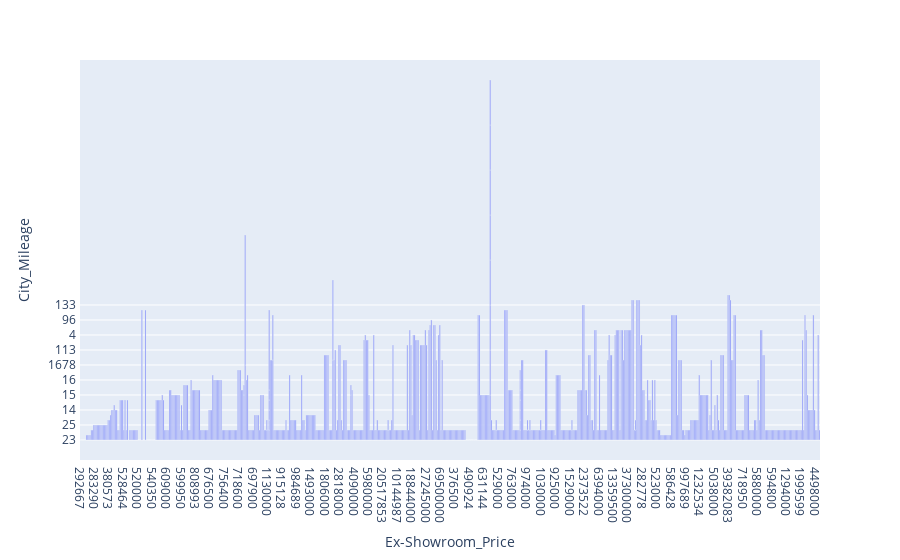

Notebook code cell kept with this figure:
### Code cell
import plotly.express as px

fig = px.bar(Petrol, x='Ex-Showroom_Price', y='City_Mileage')
fig.show()

### Figure 1 — Plotly figure (JSON) as saved in the notebook; plotly's stock layout.template omitted (floating-point values rounded to 4 significant figures; data arrays with more than 128 entries replaced by an {"elided": "..."} marker saying what was removed)
{"data": [{"alignmentgroup": "True", "hovertemplate": "Ex-Showroom_Price=%{x}<br>City_Mileage=%{y}<extra></extra>", "legendgroup": "", "marker": {"color": "#636efa", "pattern": {"shape": ""}}, "name": "", "offsetgroup": "", "orientation": "v", "showlegend": false, "textposition": "auto", "type": "bar", "x": {"elided": "649 str values"}, "xaxis": "x", "y": {"elided": "649 mixed values"}, "yaxis": "y"}], "layout": {"barmode": "relative", "legend": {"tracegroupgap": 0}, "margin": {"t": 60}, "xaxis": {"anchor": "y", "domain": [0, 1], "title": {"text": "Ex-Showroom_Price"}}, "yaxis": {"anchor": "x", "domain": [0, 1], "title": {"text": "City_Mileage"}}}}
